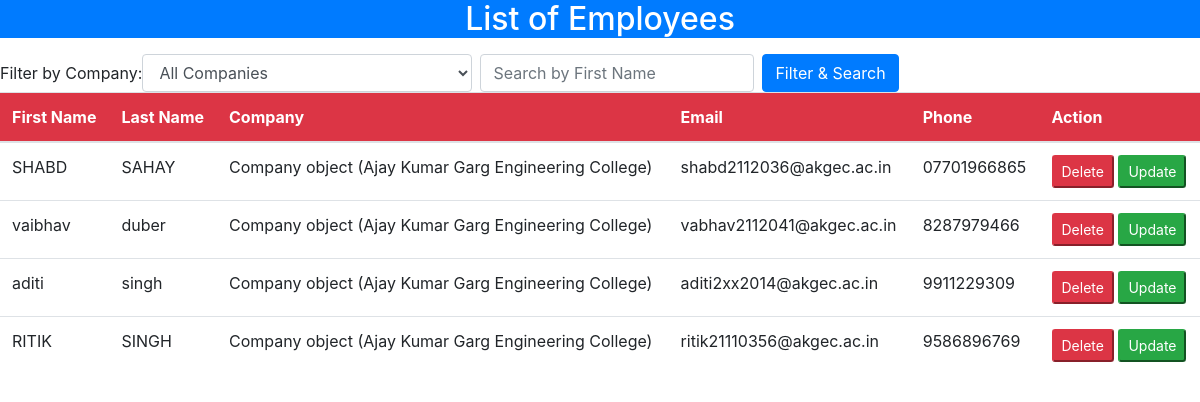
Page /employee-list/ on the committed database.
### shabd/models.py (models this page shows)
class Employee(models.Model):
    eFname = models.CharField(primary_key='true',max_length=50,unique='true')
    eLname = models.CharField(max_length=50)
    eCompany = models.ForeignKey(Company, on_delete=models.CASCADE)
    eEmail = models.EmailField()
    ePhone = models.CharField(max_length=50)
    class Meta:
        db_table = "employee"

class Company(models.Model):
    cName = models.CharField(primary_key='true',max_length=50,unique='true')
    cEmail = models.EmailField()
    cLogo = models.ImageField(upload_to="images", blank=True)
    cUrl = models.CharField(max_length=50)
    class Meta:
        db_table = "company"

### shabd/views.py (the view)
# urls.py: path('employee-list/', views.employee_list, name='employee_list'),
def employee_list(request):
    company_names = Employee.objects.values_list('eCompany', flat=True).distinct()
    employees = Employee.objects.all()
    company_filter = request.GET.get('company_filter')
    if company_filter:
        employees = employees.filter(eCompany=company_filter)
    search_query = request.GET.get('search_query')
    if search_query:
        employees = employees.filter(eFname__icontains=search_query)
    context = {
        'employees': employees,
        'company_names': company_names,
    }
    return render(request, 'employee_list.html', context)

### shabd/templates/employee_list.html (shortened to what this page needs)
<!DOCTYPE html>
<html lang="en">
<head>
    <link rel="stylesheet" href="https://stackpath.bootstrapcdn.com/bootstrap/4.1.3/css/bootstrap.min.css">
</head>
<body>
    <center>
        <div>
            <h2 class="bg-primary text-white">List of Employees</h2>
        </div>
    </center>
    <form method="get" class="form-inline mt-3">
        <div class="form-group">
            <label for="companyFilter">Filter by Company:</label>
            <select id="companyFilter" name="company_filter" class="form-control">
                <option value="">All Companies</option>
            </select>
        </div>
        <div class="form-group ml-2">
            <input type="text" class="form-control" name="search_query" placeholder="Search by First Name">
        </div>
        <button type="submit" class="btn btn-primary ml-2">Filter & Search</button>
    </form>
    <table class="table">
        <thead class="bg-danger text-white">
            <tr>
                <th>First Name</th>
                <th>Last Name</th>
                <th>Company</th>
                <th>Email</th>
                <th>Phone</th>
                <th>Action</th>
            </tr>
        </thead>
        <tbody>
            {% for employee in employees %}
                <tr>
                    <td>{{ employee.eFname }}</td>
                    <td>{{ employee.eLname }}</td>
                    <td>{{ employee.eCompany }}</td>
                    <td>{{ employee.eEmail }}</td>
                    <td>{{ employee.ePhone }}</td>
                    <td>
                        <button class="btn-danger btn-sm" onclick="location.href='/deleteEmp/{{ employee.eFname }}'">Delete</button>
                        <button class="btn-success btn-sm" onclick="location.href='/editemp/{{ employee.eFname }}'">Update</button>
                    </td>
                </tr>
            {% endfor %}
        </tbody>
    </table>
</body>
</html>

### rows in the picture
Employee: eFname "SHABD", eLname "SAHAY", eCompany "Company object (Ajay Kumar Garg Engineering College)", eEmail "shabd2112036@akgec.ac.in", ePhone "07701966865"
Employee: eFname "vaibhav", eLname "duber", eCompany "Company object (Ajay Kumar Garg Engineering College)", eEmail "vabhav2112041@akgec.ac.in", ePhone "8287979466"
Employee: eFname "aditi", eLname "singh", eCompany "Company object (Ajay Kumar Garg Engineering College)", eEmail "aditi2xx2014@akgec.ac.in", ePhone "9911229309"
Employee: eFname "RITIK", eLname "SINGH", eCompany "Company object (Ajay Kumar Garg Engineering College)", eEmail "ritik21110356@akgec.ac.in", ePhone "9586896769"
